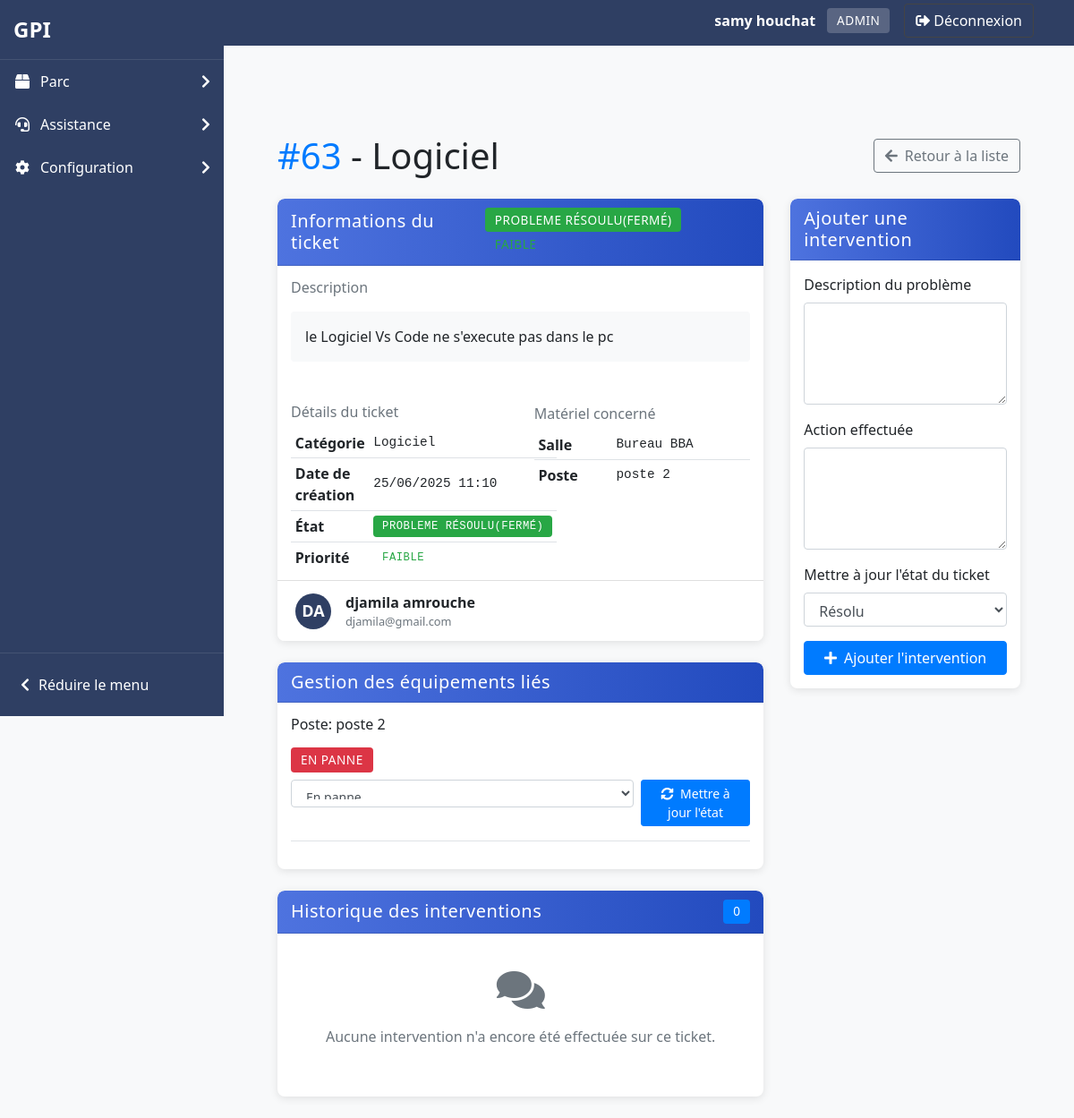
Page /pages/admin/ticket_details.php?id=63 (signed in) on the committed database.
### tables this page shows
CREATE TABLE IF NOT EXISTS `users` (
  `id_user` int NOT NULL AUTO_INCREMENT,
  `prenom` varchar(100) NOT NULL,
  `nom` varchar(100) NOT NULL,
  `email` varchar(255) NOT NULL,
  `password` varchar(255) NOT NULL,
  `id_role` int NOT NULL,
  `date_created` timestamp NULL DEFAULT CURRENT_TIMESTAMP,
  `code_utilisateur` varchar(6) DEFAULT NULL,
  PRIMARY KEY (`id_user`),
  UNIQUE KEY `email` (`email`),
  UNIQUE KEY `code_utilisateur` (`code_utilisateur`),
  KEY `fk_users_role` (`id_role`),
  KEY `idx_code_utilisateur` (`code_utilisateur`)
);

CREATE TABLE IF NOT EXISTS `roles` (
  `id_role` int NOT NULL AUTO_INCREMENT,
  `role_name` varchar(50) NOT NULL,
  PRIMARY KEY (`id_role`),
  UNIQUE KEY `role_name` (`role_name`)
);

CREATE TABLE IF NOT EXISTS `tickets` (
  `id_ticket` int NOT NULL AUTO_INCREMENT,
  `id_user` int NOT NULL,
  `id_salle` int UNSIGNED DEFAULT NULL,
  `id_poste` int DEFAULT NULL,
  `id_appareil` int DEFAULT NULL,
  `id_peripherique` int DEFAULT NULL,
  `id_unite` int DEFAULT NULL,
  `description` text NOT NULL,
  `priorite` enum('Haute','Moyenne','Faible') DEFAULT 'Moyenne',
  `etat` enum('Ouvert','En cours','Probleme Résoulu(fermé)','probleme non resoulu(fermé)') DEFAULT 'Ouvert',
  `categorie` enum('Matériel','Logiciel','Réseau','Demande') NOT NULL,
  `date_creation` timestamp NULL DEFAULT CURRENT_TIMESTAMP,
  `date_fermeture` timestamp NULL DEFAULT NULL,
  PRIMARY KEY (`id_ticket`),
  KEY `id_user` (`id_user`),
  KEY `id_salle` (`id_salle`),
  KEY `id_poste` (`id_poste`),
  KEY `id_appareil` (`id_appareil`),
  KEY `id_peripherique` (`id_peripherique`),
  KEY `id_unite` (`id_unite`)
);

CREATE TABLE IF NOT EXISTS `salles` (
  `id_salle` int UNSIGNED NOT NULL AUTO_INCREMENT,
  `nom_salle` varchar(50) NOT NULL,
  `etage` enum('2','3') NOT NULL,
  `groupe` enum('Administratif','Etude','Cisco') NOT NULL,
  PRIMARY KEY (`id_salle`),
  UNIQUE KEY `unique_salle_etage` (`nom_salle`,`etage`)
);

CREATE TABLE IF NOT EXISTS `poste` (
  `id_poste` int NOT NULL AUTO_INCREMENT,
  `nom_poste` varchar(255) NOT NULL,
  `id_salle` int UNSIGNED NOT NULL,
  `date_creation` datetime DEFAULT CURRENT_TIMESTAMP,
  `etat` enum('opérationnel','en_panne') NOT NULL DEFAULT 'opérationnel',
  PRIMARY KEY (`id_poste`),
  KEY `id_salle` (`id_salle`)
);

### pages/admin/ticket_details.php (the view, shortened to what the rows shown need)
<?php
require_once '../../includes/functions.php';
$ticket_id = isset($_GET['id']) ? intval($_GET['id']) : 0;
$pdo = connectDB();
$query = "
    SELECT t.*, u.nom, u.prenom, u.email,
           s.nom_salle, p.nom_poste, a.modele AS appareil_modele, a.type AS appareil_type,
           pe.type AS peripherique_type,
           uc.numero_inventaire
    FROM tickets t
    LEFT JOIN users u ON t.id_user = u.id_user
    LEFT JOIN salles s ON t.id_salle = s.id_salle
    LEFT JOIN poste p ON t.id_poste = p.id_poste
    LEFT JOIN appareils a ON t.id_appareil = a.id_appareil
    LEFT JOIN peripherique pe ON t.id_peripherique = pe.id_peripherique
    LEFT JOIN unite uc ON t.id_unite = uc.id_unite
    WHERE t.id_ticket = ?
";
$stmt = $pdo->prepare($query);
$stmt->execute([$ticket_id]);
$ticket = $stmt->fetch();
$materiel_details = [];
if ($ticket['id_poste']) {
    $query = "SELECT * FROM poste WHERE id_poste = ?";
    $stmt = $pdo->prepare($query);
    $stmt->execute([$ticket['id_poste']]);
    $materiel_details['poste'] = $stmt->fetch();
}
afficherHeader('Détails du ticket', 2);
$ticketStateClass = '';
$badgeStateClass = '';
switch($ticket['etat']) {
    case 'Probleme Résoulu(fermé)':
    case 'Résolu':
        $ticketStateClass = 'ticket-resolved';
        $badgeStateClass = 'badge-success';
        break;
}
$badgePriorityClass = '';
switch($ticket['priorite']) {
    case 'Faible':
        $badgePriorityClass = 'badge-outline-success';
        break;
}
?>
<div class="container mt-4">
    <div class="d-flex justify-content-between align-items-center mb-4">
        <h1 class="mb-0">
            <span class="text-primary">#<?= htmlspecialchars($ticket['id_ticket']) ?></span> -
            <?= htmlspecialchars($ticket['categorie']) ?>
        </h1>
        <div>
            <a href="manage_tickets.php" class="btn btn-outline-secondary">
            </a>
        </div>
    </div>
    <div class="row">
        <div class="col-md-8">
            <div class="card mb-4 <?= $ticketStateClass ?> border-0">
                <div class="card-header bg-white d-flex justify-content-between align-items-center">
                    <div>
                        <span class="badge <?= $badgeStateClass ?> mr-2"><?= htmlspecialchars($ticket['etat']) ?></span>
                        <span class="badge <?= $badgePriorityClass ?>"><?= htmlspecialchars($ticket['priorite']) ?></span>
                    </div>
                </div>
                <div class="card-body">
                    <div class="mb-4">
                        <h6 class="text-muted mb-3">Description</h6>
                        <p class="p-3 bg-light rounded"><?= nl2br(htmlspecialchars($ticket['description'])) ?></p>
                    </div>
                    <div class="row">
                        <div class="col-md-6">
                            <table class="table table-sm">
                                <tr>
                                    <th class="border-0">Catégorie</th>
                                    <td class="border-0"><?= htmlspecialchars($ticket['categorie']) ?></td>
                                </tr>
                                <tr>
                                    <th>Date de création</th>
                                    <td><?= htmlspecialchars(date('d/m/Y H:i', strtotime($ticket['date_creation']))) ?></td>
                                </tr>
                                <tr>
                                    <th>État</th>
                                    <td><span class="badge <?= $badgeStateClass ?>"><?= htmlspecialchars($ticket['etat']) ?></span></td>
                                </tr>
                                <tr>
                                    <th>Priorité</th>
                                    <td><span class="badge <?= $badgePriorityClass ?>"><?= htmlspecialchars($ticket['priorite']) ?></span></td>
                                </tr>
                            </table>
                        </div>
                        <div class="col-md-6">
                            <table class="table table-sm">
                                <?php if ($ticket['id_salle']): ?>
                                <tr>
                                    <th class="border-0">Salle</th>
                                    <td class="border-0"><?= htmlspecialchars($ticket['nom_salle']) ?></td>
                                </tr>
                                <?php endif; ?>
                                <?php if ($ticket['id_poste']): ?>
                                <tr>
                                    <th>Poste</th>
                                    <td><?= htmlspecialchars($ticket['nom_poste']) ?></td>
                                </tr>
                                <?php endif; ?>
                            </table>
                        </div>
                    </div>
                </div>
                <div class="card-footer bg-white">
                    <div class="d-flex align-items-center">
                        <div class="mr-3">
                            <span class="avatar bg-primary text-white rounded-circle d-flex align-items-center justify-content-center" style="width: 40px; height: 40px; font-size: 18px;">
                                <?= strtoupper(substr($ticket['prenom'], 0, 1) . substr($ticket['nom'], 0, 1)) ?>
                            </span>
                        </div>
                        <div>
                            <p class="mb-0 font-weight-bold"><?= htmlspecialchars($ticket['prenom'] . ' ' . $ticket['nom']) ?></p>
                            <p class="mb-0 small text-muted"><?= htmlspecialchars($ticket['email']) ?></p>
                        </div>
                    </div>
                </div>
            </div>
            <?php if ($ticket['id_poste'] || $ticket['id_appareil'] || $ticket['id_peripherique'] || $ticket['id_unite']): ?>
            <div class="card mb-4">
                <div class="card-body">
                    <?php if ($ticket['id_poste'] && isset($materiel_details['poste'])): ?>
                    <div class="border-bottom pb-3 mb-3">
                        <h6 class="mb-3">Poste: <?= htmlspecialchars($materiel_details['poste']['nom_poste']) ?></h6>
                        <div class="mb-2">
                            <span class="badge <?= $materiel_details['poste']['etat'] == 'opérationnel' ? 'badge-success' : 'badge-danger' ?>">
                                <?= $materiel_details['poste']['etat'] == 'opérationnel' ? 'Opérationnel' : 'En panne' ?>
                            </span>
                        </div>
                        <form method="POST" action="" class="d-flex">
                            <select name="nouvel_etat_poste" class="form-control form-control-sm mr-2">
                                <option value="en_panne" <?= $materiel_details['poste']['etat'] == 'en_panne' ? 'selected' : '' ?>>En panne</option>
                            </select>
                            <button type="submit" name="update_poste" class="btn btn-primary btn-sm">
                                <i class="fas fa-sync-alt mr-1"></i> Mettre à jour l'état
                            </button>
                        </form>
                    </div>
                    <?php endif; ?>
                </div>
            </div>
            <?php endif; ?>
        </div>
        <div class="col-md-4">
            <div class="card sticky-top" style="top: 20px;">
                <div class="card-body">
                    <form method="POST" action="">
                        <div class="form-group">
                            <label for="nouvel_etat">Mettre à jour l'état du ticket</label>
                            <select class="form-control" id="nouvel_etat" name="nouvel_etat">
                                <option value="Probleme Résoulu(fermé)" <?= $ticket['etat'] === 'Probleme Résoulu(fermé)' ? 'selected' : '' ?>>Résolu</option>
                            </select>
                        </div>
                    </form>
                </div>
            </div>
        </div>
    </div>
</div>
<?php
afficherFooter();
?>

### includes/functions.php (shortened to what the rows shown need)
<?php
function connectDB() {
    $host = 'localhost';
    $db   = 'gpii';
    $user = 'root';
    $pass = '';
    $charset = 'utf8mb4';
    $dsn = "mysql:host=$host;dbname=$db;charset=$charset";
    $options = [
        PDO::ATTR_ERRMODE => PDO::ERRMODE_EXCEPTION,
        PDO::ATTR_DEFAULT_FETCH_MODE => PDO::FETCH_ASSOC
    ];
    return new PDO($dsn, $user, $pass, $options);
}
function afficherHeader($titre, $niveau = 1, $afficher_sidebar = true) {
    $prefix = str_repeat('../', $niveau);
    echo '<!DOCTYPE html>';
    echo '<html lang="fr">';
    echo '<head>';
    echo '<link rel="stylesheet" href="' . $prefix . 'assets/css/bootstrap.css">';
    echo '<link rel="stylesheet" href="' . $prefix . 'assets/css/custom.css">';
    echo '<link rel="stylesheet" href="https://cdnjs.cloudflare.com/ajax/libs/font-awesome/5.15.3/css/all.min.css">';
    echo '</head>';
    echo '<body>';
    echo '<nav class="navbar navbar-expand-lg navbar-dark bg-primary mb-4" style="position: relative;">';
    echo '<div class="container d-flex justify-content-between align-items-center">';
    echo '<div class="d-flex align-items-center">';
    if (isset($_SESSION['user_id'])) {
        $pdo = connectDB();
        $stmt = $pdo->prepare("SELECT u.nom, u.prenom, r.role_name FROM users u JOIN roles r ON u.id_role = r.id_role WHERE u.id_user = ?");
        $stmt->execute([$_SESSION['user_id']]);
        $user = $stmt->fetch();
        echo '<div class="navbar-user-info mr-3">';
        echo '<span class="user-name text-white mr-2">' . htmlspecialchars($user['prenom'] . ' ' . $user['nom']) . '</span>';
        echo '<span class="user-role badge badge-light">' . htmlspecialchars($user['role_name']) . '</span>';
        echo '</div>';
        echo '<a href="' . $prefix . 'includes/logout.php" class="btn btn-outline-light"><i class="fas fa-sign-out-alt mr-1"></i>Déconnexion</a>';
    } else {
        echo '<a href="' . $prefix . 'index.php" class="btn btn-outline-light"><i class="fas fa-sign-in-alt mr-1"></i>Connexion</a>';
    }
    echo '</div>';
    echo '</div>';
    echo '</nav>';
    if ($afficher_sidebar) {
        echo '<div class="container" style="margin-top: 20px;">';
    } else {
        echo '<div class="container-fluid" style="margin-top: 20px;">';
    }
}
function afficherFooter() {
    echo '</div>';
    echo '</body>';
    echo '</html>';
}
        ?>

### rows in the picture
users: prenom+nom "samy houchat", id_role.role_name "ADMIN"
tickets: id_ticket "63", categorie "Logiciel", etat "PROBLEME RÉSOULU(FERMÉ)", priorite "FAIBLE", description "le Logiciel Vs Code ne s'execute pas dans le pc", date_creation "25/06/2025 11:10", id_salle.nom_salle "Bureau BBA", id_poste.nom_poste "poste 2", id_user.nom "DA", id_user.nom "djamila amrouche", id_user.email "djamila@gmail.com", nouvel_etat "Résolu"
poste: nom_poste "poste 2", nouvel_etat_poste "En panne"

### other values in the picture
count($interventions) "0"
